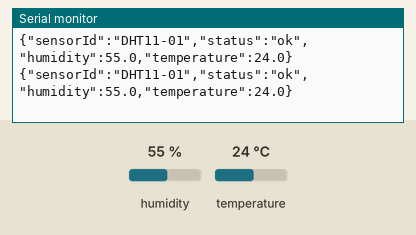
Recording of a sketch running on a simulated Arduino Uno, built with avr-gcc and run on an emulated ATmega328P. On the bench: the last lines printed to the serial monitor. Inputs (shaded band) come from the test bench; at power-on: humidity 55 %, temperature 24 °C.

Above: at 10.8 s.
10.9 s: humidity set to 22 %
At 15.5 s:
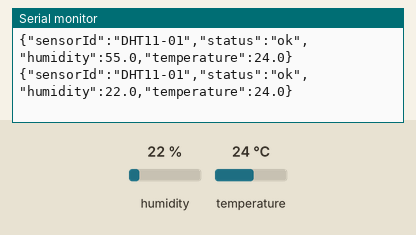
18.4 s: temperature set to 12 °C
At 20.5 s:
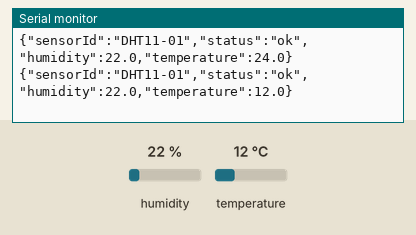
25.9 s: humidity set to 40 %
At 30.5 s:
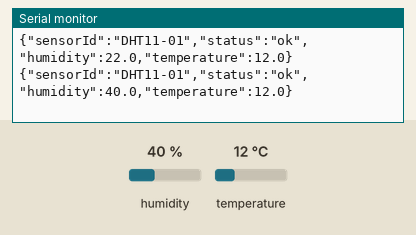
Timing chart, 0 to 32.0 s (numbered marks = the images above; inputs shaded):
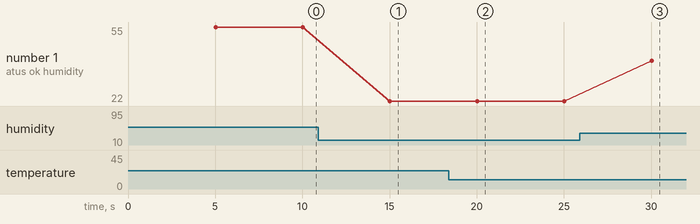

The sketch:

OrquideasSmart.ino
```cpp
#include <DHT.h>
#include <math.h>

constexpr uint8_t DHT_PIN = 2;
constexpr unsigned long BAUD_RATE = 9600;
constexpr unsigned long SAMPLE_INTERVAL_MS = 5000;
static_assert(SAMPLE_INTERVAL_MS >= 2000, "Usa un intervalo de al menos dos segundos");

DHT dht(DHT_PIN, DHT11);
unsigned long lastSample = 0;

void setup() {
  Serial.begin(BAUD_RATE);
  dht.begin();
  lastSample = millis();
}

void loop() {
  const unsigned long now = millis();
  if (now - lastSample < SAMPLE_INTERVAL_MS) return;
  lastSample = now;

  const float humidity = dht.readHumidity();
  const float temperature = dht.readTemperature();
  if (!isfinite(humidity) || !isfinite(temperature) ||
      humidity < 0 || humidity > 100 || temperature < 0 || temperature > 50) {
    Serial.println(F("{\"sensorId\":\"DHT11-01\",\"status\":\"error\",\"code\":\"DHT_READ_FAILED\"}"));
    return;
  }

  Serial.print(F("{\"sensorId\":\"DHT11-01\",\"status\":\"ok\",\"humidity\":"));
  Serial.print(humidity, 1);
  Serial.print(F(",\"temperature\":"));
  Serial.print(temperature, 1);
  Serial.println(F("}"));
}
```

Measured:
- after the input at 10.9 s, the serial monitor: prints a new line after 4.1 s (image 1)
- after the input at 18.4 s, the serial monitor: prints a new line after 1.6 s (image 2)
- after the input at 25.9 s, the serial monitor: prints a new line after 4.1 s (image 3)
- plotted number 1: 55 → 22 after the input at 10.9 s, 22 → 40 after the input at 25.9 s
